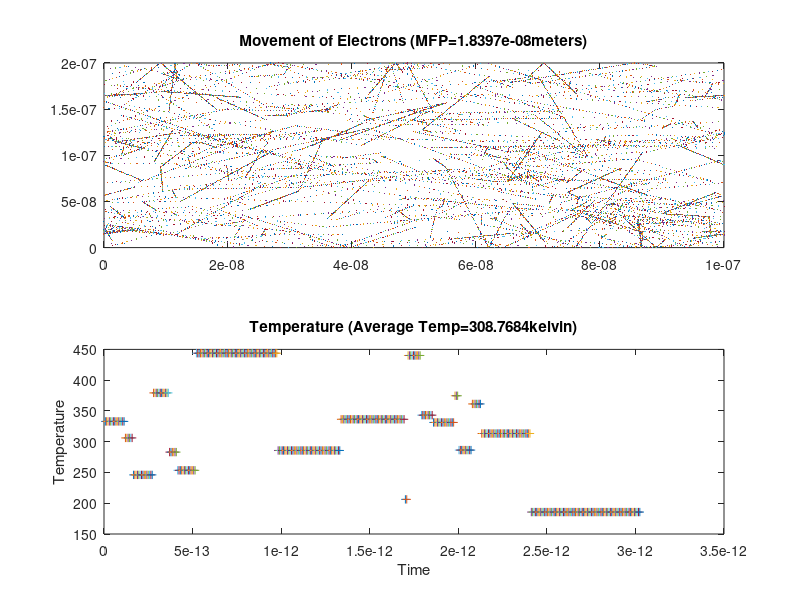
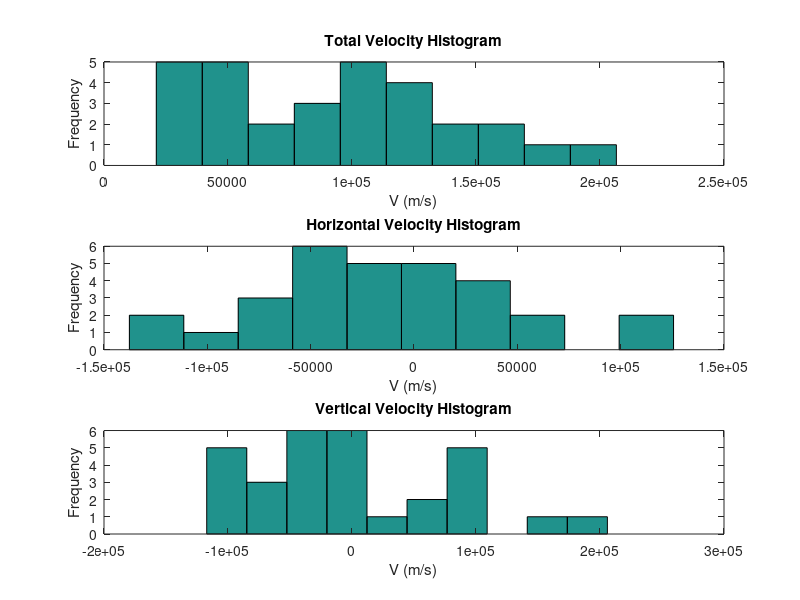

The MATLAB source for these figures, in order:
%%         *Assignment#1-Part 2:Collisions with Mean Free Path (MFP)*
%
%Jason Gazo (100975245)                                  Date: Feb/04/2018
 
%
% *%%Introduction*
%The purpose of this part of the experiment is to observe the movement of
%electrons moving inside an N-type Silicon semiconductor crystal. The
%effective mass of the electrons is given by multiplying its rest mass 
%(9.109x10^-31kg)by a coefficient. Once the rest mass is found
%(2.36634e-31)kg, the thermal velocity can be solved. The thermal
%velocity will be solved for a temperature of 300 kelvin. This thermal velocity
%is approximately 1.3 e+5 m/s. If we assume electrons collide every
%0.2ps, the estimated mean free path for each electron is 2.3e-10
%meters. This script will simply showcase the movement of electrons in a
%frame of 200nm x 100nm. The electrons will reflect off the top and bottom
%edge of the frame with a reflection angle equal to its incident angle.
%When an electron passes through either side edge (left or right) it will
%be translated to the opposite edge and its velocity (trajectory included)
%will be maintained. The more particles used in this Monte Carlo
%simulation will increase the precision of the outputted arguments in this
%section.

%This simulation will contain scattering events. The scattering event is
%described by an exponential scattering distribution. Therefore there is a
%probability that the particles will scatter during each iteration of the
%movie. The larger the time step (dt), the larger the probability that a
%scattering event will occur. 

%The instantaneous average temperature will not be eqaul to 300k since the
%velocities were randomly assigned using a Maxwell-Boltzmann distribution.
%This distribution was achieved by assigning each coordinate velocity a
%a value from a normal distribution with a standard deviation of the
%thermal velocity. Each coordinate velocity has to be divided by square
%root of two so that its combined velocity (Vrms) is near the thermal velocity.

%The more particles used in the cycle, the closer the mean Vrms will be to
%the thermal velocity. Therefore the more particles used, the closer the
%temperature will be to 300k, and the closer the measured mean free path
%will be to the expected mean free path.

%The running average temperature will approach 300k as more iterations are
%performed. 

%%
%%
% *Code:*

    clc
  

    %effective mass of electrons =mn
    %rest mass mo in kg
    mo=9.109*10^-31;
    m=0.26*mo;

    %Botlzmann constant
    k=1.38064*10^-23;

    %Nominal size of region is 200nmx100nm
    vt=@(t) sqrt(k*t/m);
    vth= vt(300);

    fprintf('The expected thermal velocity is %6.4f m/s \n',vt(300))
    fprintf('The expected mean time between collisions is 0.200e-12 seconds\n')


    %mean time collisions is 0.2 ps
    tmn=0.2*10^-12;

    %mean free path
    mnfreepath=tmn*vt(300);
    fprintf('The expected mean free path is %6.4f e-08 meters\n',mnfreepath*10^8)
    fprintf('-----------------------------------------------------------\n')

    %Set frame size
    w=200*10^-9;
    l=100*10^-9;

    %set time step
    deltaT=7.562*10^-15;

    %Number of particles
    num=30;

    %Randomly initialize each particle's coordinates in the frame.
    vertarray=rand(num,1)*w;
    horarray=rand(num,1)*l;



    %Question 1: Randomize their velocities from Maxwell-Botzmann distribution
    %The histograms are plotted after the movie is completed
    vx=randn(num,1).*vth/sqrt(2);
    vy=randn(num,1).*vth/sqrt(2);
    vrms=sqrt(vx.^2+vy.^2);


    count=0;
    total=0;
    numberofCol=0;
    check=0;
    sumtemp=0;
    totalvel=mean(vrms);
    
    %%Start the Movie and it runs for 400 iterations
    for i=1:400
     
        %Horizontal Boundary conditions
        horarray(horarray>=l)=horarray(horarray>=l) - l;
        horarray(horarray<=0)=horarray(horarray<=0)+l;
    
        %Vertical boundary conditions
        IT=(vertarray>=w);
        vy(IT)=-vy(IT);
        IT=(vertarray<=0);
        vy(IT)=-vy(IT);
    
        %Update particle's coordinates with its respective velocities
        horarray=horarray+vx.*deltaT;
        vertarray=vertarray+vy.*deltaT;
    
    
    
        %Question 2: Model the scattering of the electrons:
        pscat=1-exp(-deltaT/(0.2*10^-12));
        a=rand();
    
        %Scattering event occurs:
        if (a<pscat)
            check=1;
        
            %Question 4: Measure the mean time, and solve for mean free path:
            numberofCol=numberofCol+1;
            diff=i-count;
            count=i;
            timebtwCol=diff*deltaT; 
            total=total+timebtwCol; % Total = Current time - time of first scatter
            avgTime=total/numberofCol; %Average 'mean time'
            ave=mean(vrms); %Current Average velocity of particles
            totalvel=totalvel+ave;
            averageMFP=avgTime*(totalvel/numberofCol); %Running Mean Free Path
        
        
        
            %Particle's assigned new velocity from Maxwell-Boltzmann
            %distribution
            vx=randn(num,1).*vth/sqrt(2);
            vy=randn(num,1).*vth/sqrt(2);
            vrms=sqrt(vx.^2+vy.^2);
        
        
           
        end
        % scattering event has finished 
    
   
        %Question 3:Solving for temperature, is it constant or dynamic?
        Temp=m*mean(vrms.^2)/k;
        sumtemp=sumtemp+Temp;
        avgtemp=sumtemp/i;
   
        %Plot the Temperature vs time (title contains running average
        %temperature)
        subplot(2,1,2)
        plot(i*deltaT,Temp,'+')
        title(['Temperature (Average Temp=' num2str(avgtemp),'kelvin)']);
        ylabel('Temperature')
        xlabel('Time')
        hold on
   
        %Plot the movement of the particles. If scattering event has occured,
        %the title should then display the running average of mean free path. 
        subplot(2,1,1)
        plot(horarray,vertarray,'.','MarkerSize', 0.1)
        if(check==1)
            title(['Movement of Electrons (MFP=' num2str(averageMFP),'meters)']);
        else
            title('Movement of Electrons')
        end
        
        xlim([0 l])
        ylim([0 w])
        hold on 
        pause(.01)
    
   
    end
    %Movie has ended

    %Plot histograms for the particles velocities.
    figure(3)
    subplot(3,1,1)
    hist(vrms,10)
    title('Total Velocity Histogram')
    xlabel('V (m/s)')
    ylabel('Frequency')
    
    subplot(3,1,2)
    hist(vx,10)
    title('Horizontal Velocity Histogram')
    xlabel('V (m/s)')
    ylabel('Frequency')
    
    subplot(3,1,3)
    hist(vy,10)
    title('Vertical Velocity Histogram')
    xlabel('V (m/s)')
    ylabel('Frequency')

    fprintf('The estimated temperature is %6.4f kelvin \n',avgtemp)
    fprintf('The estimated mean free path is %6.4f e-08 meter \n',averageMFP*10^8)
    fprintf('The estimated mean time between collisions is %6.4f e-12 seconds \n',avgTime*10^12)

    %%
    % *%%Summary:*
%The movie continues to work,and the boundaries of the frame behave. Each
%particle moves with a different velocity. However, by looking at the
%total velocity histogram it is clear that the velocities are
%centered about the thermal velocity. Each x- and y- coordinate velocity
%follows a normal distribution centered around a velocity of zero. Since
%each particle was randomly assigned a velocity, the instantaneous average
%temperature wasnt equal to 300k. Plus the particles undergo scattering
%events where their velocities are reassigned randomly, thus the
%instantanous velocities will fluctuate over time, approximatly about 300k.
%However the running average temperture of the particles will approach 300k
%if the movie is run for many more iterations (say 10000) and a lot more
%particles are used (say 10,000). Therefore, even though the instantaneous
%average temperature isnt exactly 300k, the running average should converge
%towards it. The estimated mean free path and estimated mean time were
%similar to the expected mean free path and expected mean time. Overall this
%simulation was a success. 